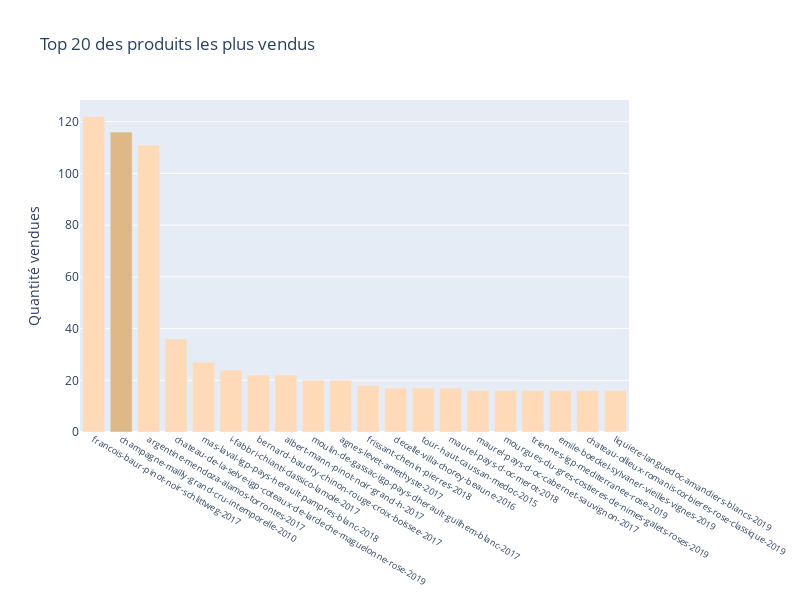

Write notebook code for a chart like this one.
### Code cell
fig5 = go.Figure(data=go.Bar(
    x=sorted_product_quantity_20['post_name'],
    y=sorted_product_quantity_20['total_sales'],
   marker=dict(
        color=sorted_product_quantity_20['product_repres_color'],  # Color based on the 'product_type' column     
   )), layout_title_text="Top 20 des produits les plus vendus"
                 )


#fig5.update_xaxes()
fig5.update_layout(
        width=800,
        height=600)
fig5.update_layout(
xaxis = dict(
tickfont = dict(size=9)))

fig5.update_yaxes(title_text="Quantité vendues")

### Figure 1 — Plotly figure (JSON) as saved in the notebook; plotly's stock layout.template omitted (floating-point values rounded to 4 significant figures)
{"data": [{"marker": {"color": ["peachpuff", "burlywood", "peachpuff", "peachpuff", "peachpuff", "peachpuff", "peachpuff", "peachpuff", "peachpuff", "peachpuff", "peachpuff", "peachpuff", "peachpuff", "peachpuff", "peachpuff", "peachpuff", "peachpuff", "peachpuff", "peachpuff", "peachpuff"]}, "type": "bar", "x": ["francois-baur-pinot-noir-schlittweg-2017", "champagne-mailly-grand-cru-intemporelle-2010", "argentine-mendoza-alamos-torrontes-2017", "chateau-de-la-selve-igp-coteaux-de-lardeche-maguelonne-rose-2019", "mas-laval-igp-pays-herault-pampres-blanc-2018", "i-fabbri-chianti-classico-lamole-2017", "bernard-baudry-chinon-rouge-croix-boissee-2017", "albert-mann-pinot-noir-grand-h-2017", "moulin-de-gassac-igp-pays-dherault-guilhem-blanc-2017", "agnes-levet-amethyste-2017", "frissant-chenin-pierres-2018", "decelle-villa-chorey-beaune-2016", "tour-haut-caussan-medoc-2015", "maurel-pays-d-oc-merot-2018", "maurel-pays-d-oc-cabernet-sauvignon-2017", "mourgues-du-gres-costieres-de-nimes-galets-roses-2019", "triennes-igp-mediterranee-rose-2019", "emile-boeckel-sylvaner-vieilles-vignes-2019", "chateau-ollieux-romanis-corbieres-rose-classique-2019", "liquiere-languedoc-amandiers-blancs-2019"], "y": [122, 116, 111, 36, 27, 24, 22, 22, 20, 20, 18, 17, 17, 17, 16, 16, 16, 16, 16, 16]}], "layout": {"height": 600, "title": {"text": "Top 20 des produits les plus vendus"}, "width": 800, "xaxis": {"tickfont": {"size": 9}}, "yaxis": {"title": {"text": "Quantité vendues"}}}}
